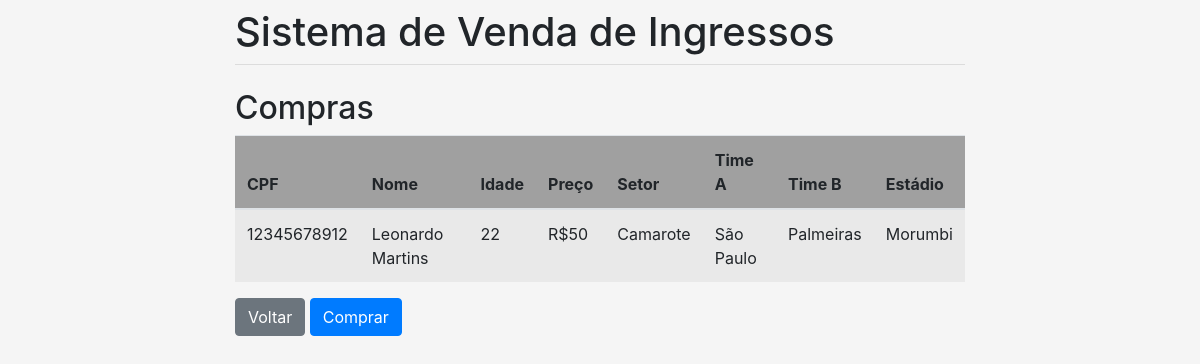
Page /compra/ on the earlier database version.
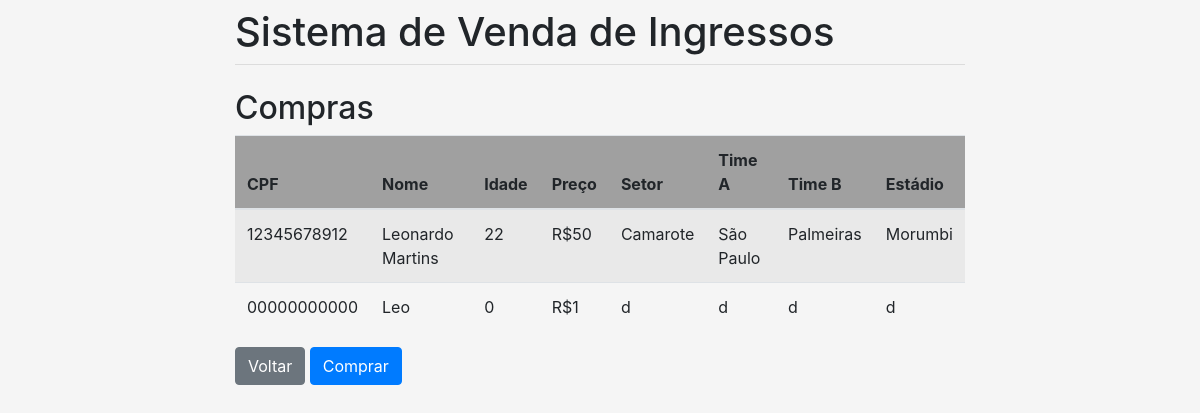
Same page on the later database version.
### vendas/models.py (models this page shows, shortened)
class Compra(models.Model):
    torcedor = models.ForeignKey(Torcedor, on_delete=models.SET_NULL, null=True)
    ingresso = models.ForeignKey(Ingresso, on_delete=models.SET_NULL, null=True)

class Torcedor(models.Model):
    cpf = models.CharField(max_length=11)
    nome = models.CharField(max_length=70)
    idade = models.PositiveSmallIntegerField()

class Ingresso(models.Model):
    preco = models.PositiveIntegerField()
    setor = models.CharField(max_length=30)
    clubeA = models.CharField(max_length=30)
    clubeB = models.CharField(max_length=30)
    estadio = models.CharField(max_length=40)
    status = models.CharField(max_length=40, default='Disponível')

### vendas/views.py (the view)
# urls.py: path('compra/', list_compra, name='list_compra'),
def list_compra(request):
    compras = Compra.objects.all()
    torcedores = Torcedor.objects.all()
    ingressos = Ingresso.objects.all()
    return render(request, 'compra.html', {'compras': compras, 'torcedores': torcedores, 'ingressos': ingressos})

### vendas/templates/compra.html (shortened to what this page needs)
{% extends 'base.html' %}
{% load crispy_forms_tags %}
{% block content %}
<h2>Compras</h2>
<table class="table table-striped">
    <thead>
    <tr bgcolor=a0a0a0>
        <th scope="col">CPF</th>
        <th scope="col">Nome</th>
        <th scope="col">Idade</th>
        <th scope="col">Preço</th>
        <th scope="col">Setor</th>
        <th scope="col">Time A</th>
        <th scope="col">Time B</th>
        <th scope="col">Estádio</th>
    </tr>
    </thead>
    <tbody>
    {% for compra in compras %}
    <tr>
        <td>{{ compra.torcedor.cpf }}</td>
        <td>{{ compra.torcedor.nome }}</td>
        <td>{{ compra.torcedor.idade }}</td>
        <td>R${{ compra.ingresso.preco }}</td>
        <td>{{ compra.ingresso.setor }}</td>
        <td>{{ compra.ingresso.clubeA }}</td>
        <td>{{ compra.ingresso.clubeB }}</td>
        <td>{{ compra.ingresso.estadio }}</td>
    </tr>
    {% endfor %}
    </tbody>
</table>
<a class="btn btn-secondary" href="{% url 'menu' %}">Voltar</a>
{% if torcedores and ingressos %}
<a class="btn btn-primary" href="{% url 'create_compra' %}">Comprar</a>
{% endif %}
{% endblock %}

### vendas/templates/base.html (shortened to what this page needs)
<!doctype html>
<html lang="pt">
  <head>
    <link rel="stylesheet" href="https://stackpath.bootstrapcdn.com/bootstrap/4.1.3/css/bootstrap.min.css">
  </head>
  <body style="background-color:WhiteSmoke">
    <div class="container">
      <div class="row justify-content-center">
        <div class="col-8">
          <h1 class="mt-2">Sistema de Venda de Ingressos</h1>
          <hr class="mt-0 mb-4">
          {% block content %}
          {% endblock %}
        </div>
      </div>
    </div>
  </body>
</html>

Differences in the rows shown:
added Compra: torcedor.cpf "00000000000", torcedor.nome "Leo", torcedor.idade "0", ingresso.preco "1", ingresso.setor "d", ingresso.clubeA "d", ingresso.clubeB "d", ingresso.estadio "d"
